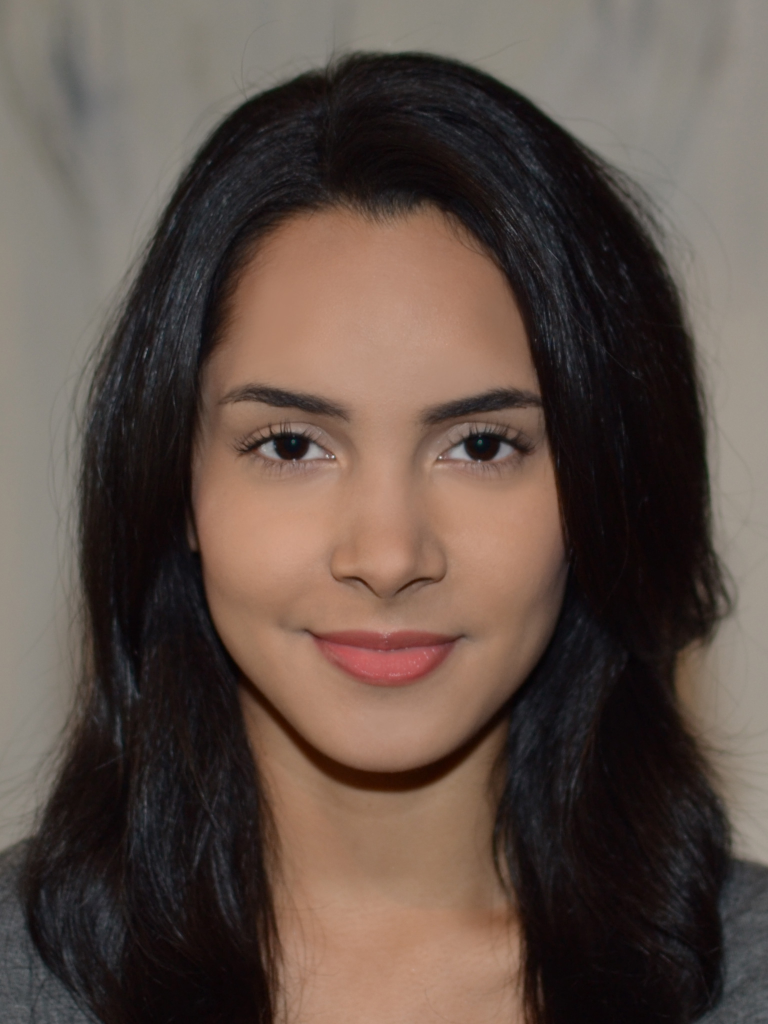
#> input picture Test/kairos-elizabeth.jpg, 1536 x 2048 px, given in place of the camera (shown at 1/2 size)
$ python FaceTracking.py   (Python 2 division)
#> lines starting #> are read from the running program, lines starting #| are printed output that depends on the picture; after the words box and inside, x2 and y2 are one past the last pixel; in counts of white or black regions, pixels touching at a corner belong together
### WebcamStream.py
#import the necessary packages
from threading import Thread
import cv2

class WebcamVideoStream:
    def __init__(self, src=0):
        # initialize the video camera stream and read the first frame
        # from the stream
#> called with src = 0
        self.stream = cv2.VideoCapture(src)
        self.stream.set(3, 800)
        self.stream.set(4, 600)
        (self.grabbed, self.frame) = self.stream.read()
#> self.frame is the input picture: shape (2048, 1536, 3); mean B, G, R 71.4, 79.5, 94.8

        # initialize the variable used to indicate if the thread should
        # be stopped
        self.stopped = False
    def start(self):
        # start the thread to read frames from the video stream
        Thread(target=self.update, args=()).start()
        return self

    def update(self):
        # keep looping infinitely until the thread is stopped
        while True:
            # if the thread indicator variable is set, stop the thread
            if self.stopped:
                return

            # otherwise, read the next frame from the stream
            (self.grabbed, self.frame) = self.stream.read()

    def read(self):
        # return the frame most recently read
        return self.frame

    def stop(self):
        # indicate that the thread should be stopped
        self.stopped = True

### FaceTracking.py
import cv2
import cv2.cv as cv
import numpy as np
from WebcamStream import WebcamVideoStream
def FaceTracking(curFrame, lastFrame, faces):
    hsv = cv2.cvtColor(curFrame, cv.CV_BGR2HSV)
#> hsv: shape (2048, 1536, 3); mean H, S, V 49.5, 70.1, 95.2
    mask = cv2.inRange(hsv, np.array((0., 60., 32.)), np.array((180., 255., 255.)))
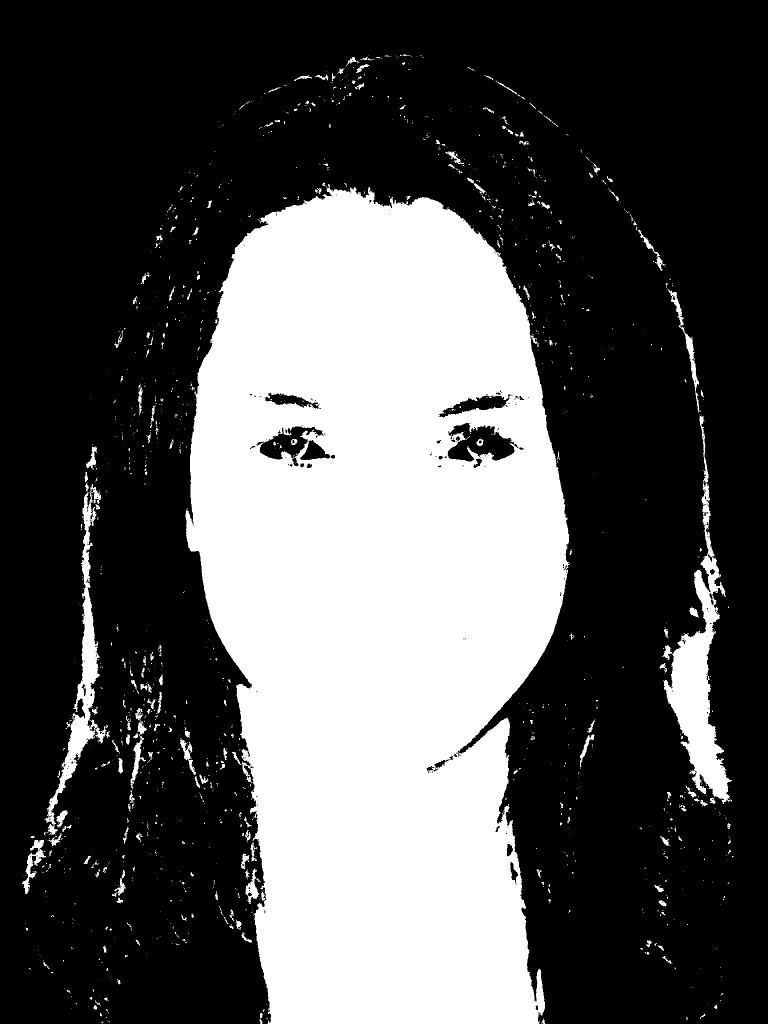
#> mask: shape (2048, 1536) (shown at 1/2 size); 33% white; 1432 white regions (1173 under 20 px), largest, box (x1, y1, x2, y2) and area: (371, 368, 1139, 2048) 968163, (1326, 831, 1464, 1608) 28055, (89, 968, 216, 1670) 14160
    trackFaces = []
    for face in faces:
        print 'Track'
        x0, y0, w, h = face
        x0 = int(x0)
        y0= int(y0)
        w = int(w)
        h = int(h)
        x1 = x0 + w -1
        y1 = y0 + h -1
        hsv_roi = hsv[y0:y1, x0:x1]
        mask_roi = mask[y0:y1, x0:x1]
        hist = cv2.calcHist( [hsv_roi], [0], mask_roi, [16], [0, 180] )
        cv2.normalize(hist, hist, 0, 255, cv2.NORM_MINMAX);
        hist_flat = hist.reshape(-1)
        prob = cv2.calcBackProject([hsv,cv2.cvtColor(lastFrame, cv.CV_BGR2HSV)], [0], hist_flat, [0, 180], 1)
        prob &= mask
        term_crit = ( cv2.TERM_CRITERIA_EPS | cv2.TERM_CRITERIA_COUNT, 10, 1 )
        new_ellipse, (x2,y2,w2,h2)= cv2.CamShift(prob, (x0,y0,w,h), term_crit)
        trackFace = (int(x2), int(y2), int(w2), int(h2))
        trackFaces.append(trackFace)
#> this loop made 1 pass
#> (hist_flat, x2, y2, w2, h2) on pass 1: ([0, 0, 0, 0, 0, 0, 0, 0, 0, 0, 0, 0, 0, 0, 0, 0], 115, 115, 220, 120)
#> after the loop, trackFaces = [(115, 115, 220, 120)]
    return trackFaces
if __name__ == '__main__':
    stream = WebcamVideoStream(src=0).start()
    (x,y,w,h)= (125,125,200,100) # get bounding box from some method
    faces = []
    faces.append((x,y,w,h))
    color = (0,0,255)
    img = stream.read()
    while True:
        try:
            img1 = stream.read()
            faces = FaceTracking(img1, img, faces)
#> faces = [(115, 115, 220, 120)]
            (x, y, w, h) = faces[0]
#> x = 115; y = 115; w = 220; h = 120
            pt1 = (int(x), int(y))
#> pt1 = (115, 115)
            pt2 = (int((x+w)), int(y + h))
#> pt2 = (335, 235)
            img = img1
            #draw bounding box on img1
            cv2.rectangle(img1,pt1, pt2, color, 2)
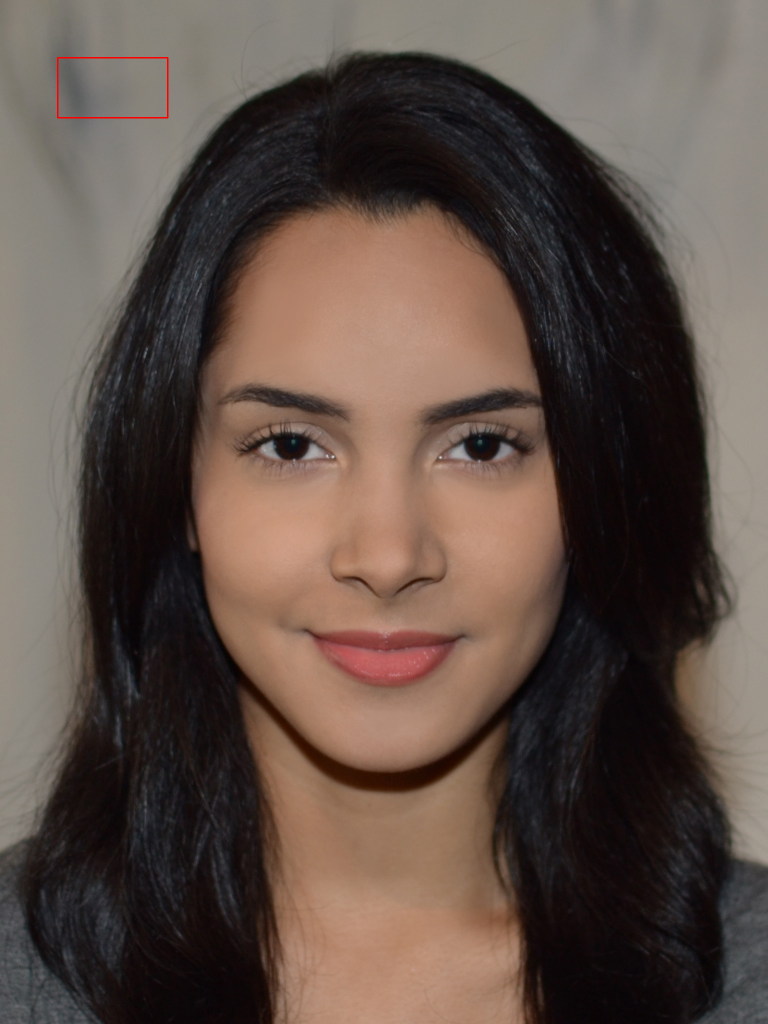
#> img1: shape (2048, 1536, 3) (shown at 1/2 size); 0.06% of pixels changed, all inside (x1, y1, x2, y2) = (114, 114, 337, 237)
            cv2.imshow("CAMShift",img1)
        except KeyboardInterrupt:
            stream.stop()
            break
